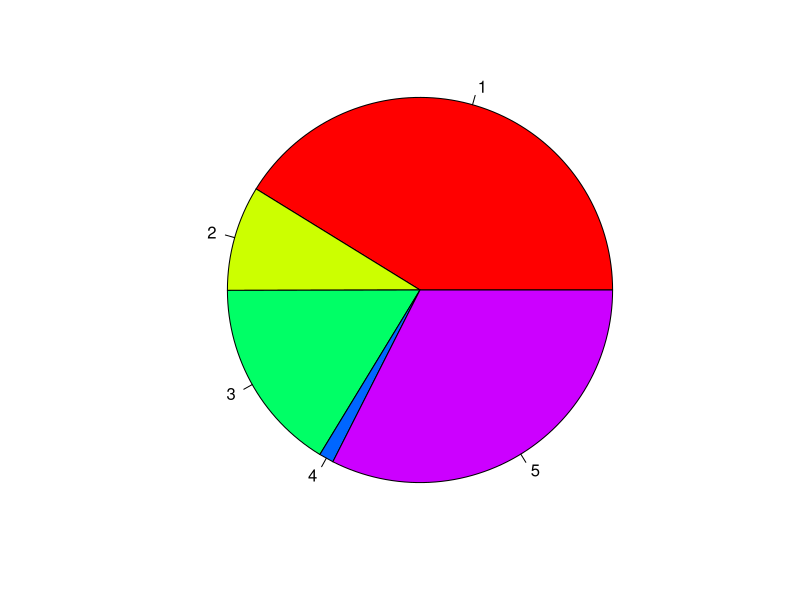
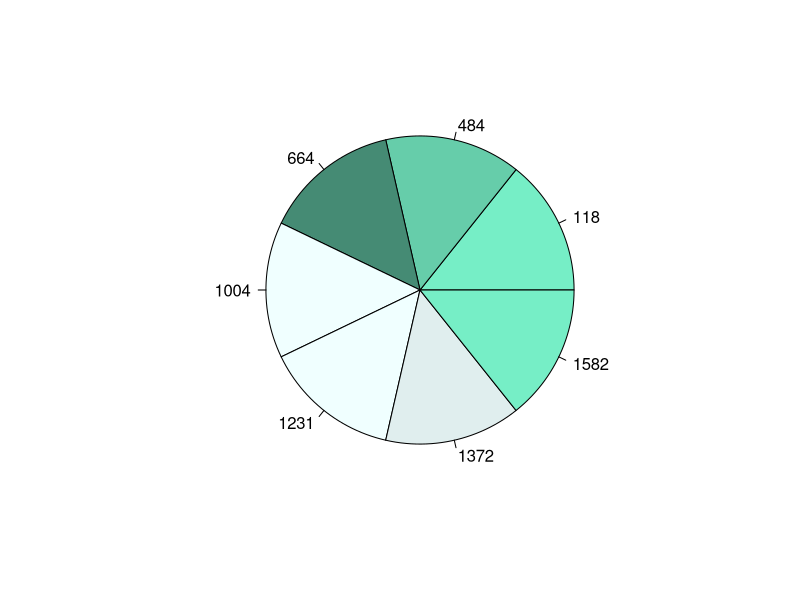
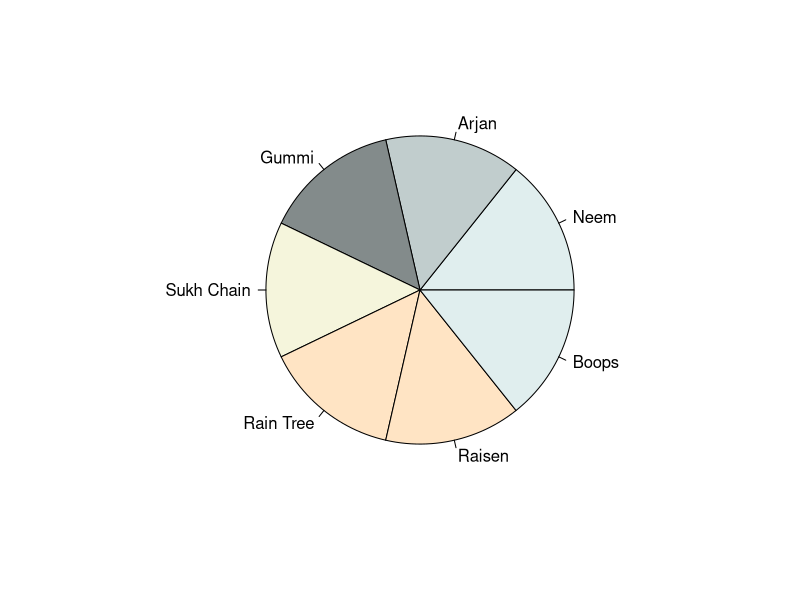
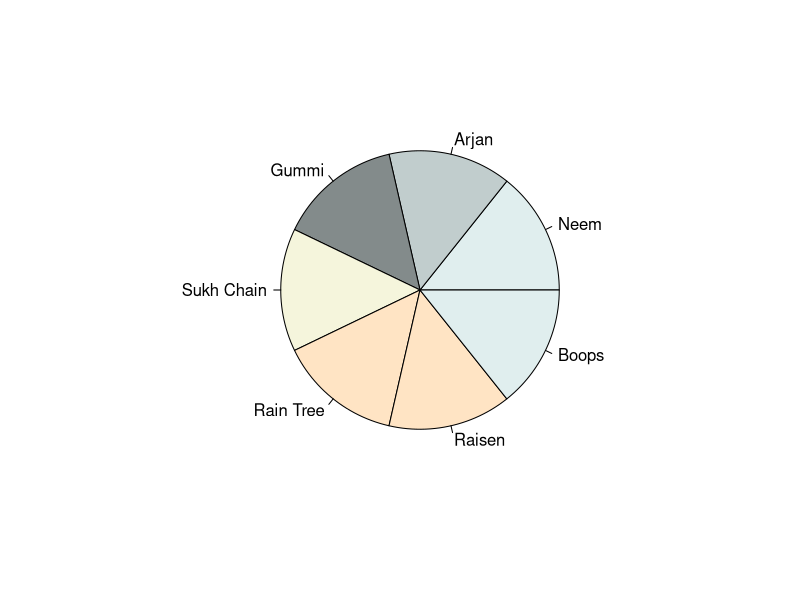
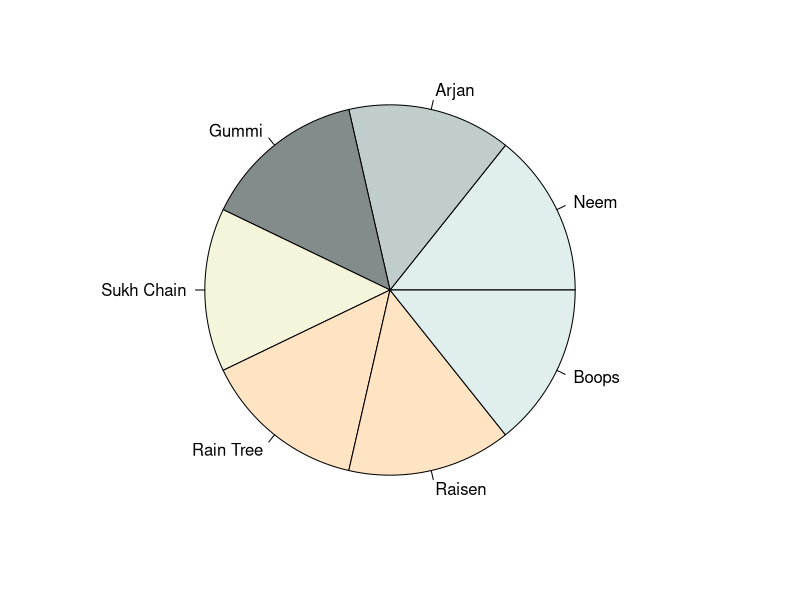
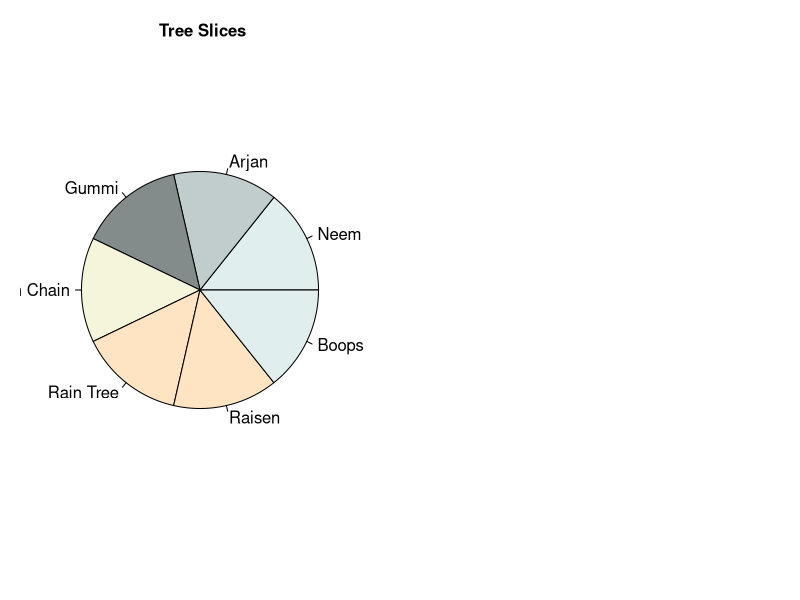

Generate these figures, in order, with R:
## Pie Chart
#Charts for 1 variable --> Categorical variable

?runif
runif(5)
pie(runif(5), col = rainbow(5),radius = 1)

library("datasets")
data("Orange")
head(Orange)
levels(Orange$Tree)

pie(table(Orange$age),col = colors()[10:15])


# same pie chart with labeled segments
pie(table(Orange$age),
    labels = c("Neem","Arjan","Gummi","Sukh Chain","Rain Tree","Raisen","Boops"),
    col = colors()[15:20])
?par
par(oma=c(1,1,1,1)) # Setting outside margins: bottom, left, top, right
pie(table(Orange$age),
    labels = c("Neem","Arjan","Gummi","Sukh Chain","Rain Tree","Raisen","Boops"),
    col = colors()[15:20])

par(mar=c(2,1,1,2))  # Setting plot margins
pie(table(Orange$age),
    labels = c("Neem","Arjan","Gummi","Sukh Chain","Rain Tree","Raisen","Boops"),
    col = colors()[15:20])

?par
par(mfrow=c(1,2),cex.main=1)  #cex for larging the title 1/2X/3 and mfrow to divide the graphical device in rows and columns

pie(table(Orange$age),
    labels = c("Neem","Arjan","Gummi","Sukh Chain","Rain Tree","Raisen","Boops"),
    col = colors()[15:20],main =" Tree Slices")

detach("package:datasets", unload = TRUE)
rm(list = ls())